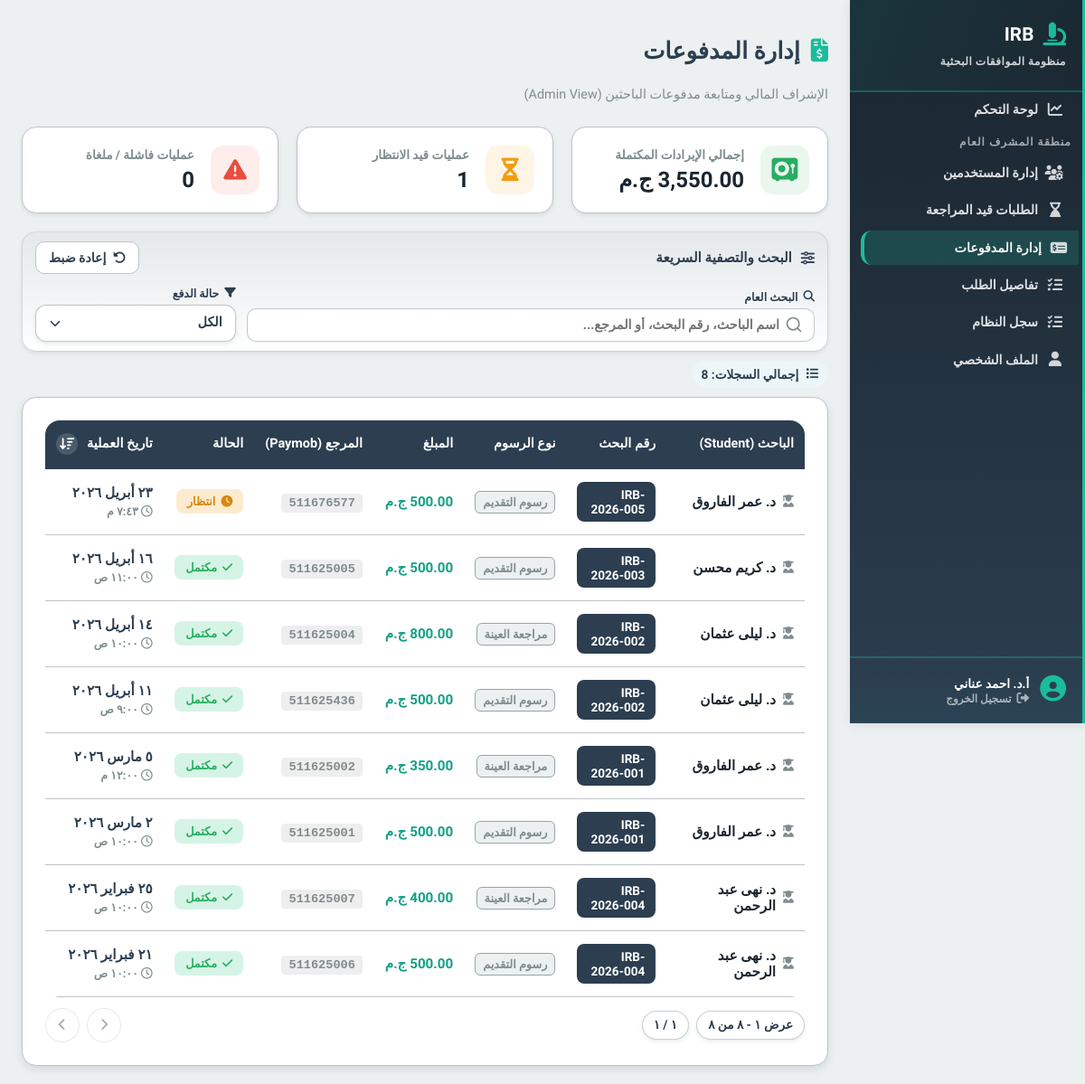
The page /features/admin/payments.php (signed in) on the database its author committed.
### tables this page shows
CREATE TABLE payments (
    id INT AUTO_INCREMENT PRIMARY KEY,
    application_id INT,
    phase ENUM('initial','sample'),
    amount DECIMAL(10,2) ,
    provider VARCHAR(50),
    transaction_reference VARCHAR(100),
    gateway_transaction_id VARCHAR(100) NULL,
    status ENUM('pending','completed','failed') DEFAULT 'pending',
    gateway_response JSON NULL,
    paid_at TIMESTAMP NULL,
    created_at TIMESTAMP DEFAULT CURRENT_TIMESTAMP,
    FOREIGN KEY (application_id) REFERENCES applications(id) ON DELETE CASCADE
);

CREATE TABLE users (
    id INT AUTO_INCREMENT PRIMARY KEY,
    role ENUM('student','admin','sample_officer','reviewer','manager','super_admin') NOT NULL,
    full_name VARCHAR(255),
    email VARCHAR(255) UNIQUE,
    password_hash VARCHAR(255),
    national_id VARCHAR(20),
    phone_number VARCHAR(20),
    faculty VARCHAR(150),
    department VARCHAR(150),
    id_front_url VARCHAR(255),
    id_back_url VARCHAR(255),
    is_active BOOLEAN DEFAULT FALSE,
    created_at TIMESTAMP DEFAULT CURRENT_TIMESTAMP
);

CREATE TABLE applications (
    id INT AUTO_INCREMENT PRIMARY KEY,
    student_id INT,
    serial_number VARCHAR(50) UNIQUE,
    title TEXT,
    principal_investigator VARCHAR(255),
    co_investigators JSON,
    current_stage ENUM(
        'pending_admin', 'awaiting_initial_payment', 'awaiting_sample_calc',
        'awaiting_sample_payment', 'under_review','approved_by_reviewer','approved', 'rejected'
    ) DEFAULT 'pending_admin',
    is_blinded BOOLEAN DEFAULT TRUE,
    created_at TIMESTAMP DEFAULT CURRENT_TIMESTAMP,
    updated_at TIMESTAMP DEFAULT CURRENT_TIMESTAMP ON UPDATE CURRENT_TIMESTAMP,
    FOREIGN KEY (student_id) REFERENCES users(id) ON DELETE CASCADE,
    INDEX(student_id),
    INDEX(current_stage)
);

### classes/Database.php (called while the page is built, shortened)
<?php
class Database
{
    public $conn;
    public function __construct()
    {
        $env = require __DIR__ . '/../includes/env.php';
        $this->host = $env['DB_HOST'];
        $this->user = $env['DB_USER'];
        $this->pass = $env['DB_PASS'];
        $this->db = $env['DB_NAME'];
        $this->port = $env['DB_PORT'];
        $this->conn = new mysqli($this->host, $this->user, $this->pass, $this->db, $this->port);
        $this->conn->set_charset("utf8mb4");
    }
    public function getconn() {
        return $this->conn;
    }
}
?>

### includes/irb_helpers.php (called while the page is built, shortened)
<?php
if (!function_exists('irb_convert_to_arabic_digits')) {
    function irb_convert_to_arabic_digits($value)
    {
        return strtr((string) $value, [
            '0' => '٠',
            '1' => '١',
            '2' => '٢',
            '3' => '٣',
            '4' => '٤',
            '5' => '٥',
            '6' => '٦',
            '7' => '٧',
            '8' => '٨',
            '9' => '٩',
        ]);
    }
}
if (!function_exists('irb_format_arabic_date')) {
    function irb_format_arabic_date($dateValue)
    {
        try {
            $date = new DateTime($dateValue);
            $arabicMonths = [
                1 => 'يناير',
                2 => 'فبراير',
                3 => 'مارس',
                4 => 'أبريل',
                5 => 'مايو',
                6 => 'يونيو',
                7 => 'يوليو',
                8 => 'أغسطس',
                9 => 'سبتمبر',
                10 => 'أكتوبر',
                11 => 'نوفمبر',
                12 => 'ديسمبر',
            ];
            $day = irb_convert_to_arabic_digits($date->format('j'));
            $month = $arabicMonths[(int) $date->format('n')];
            $year = irb_convert_to_arabic_digits($date->format('Y'));
            return $day . ' ' . $month . ' ' . $year;
        } catch (Exception $exception) {
            return (string) $dateValue;
        }
    }
}
if (!function_exists('irb_format_arabic_time')) {
    function irb_format_arabic_time($dateValue)
    {
        try {
            $date = new DateTime($dateValue);
            $time = irb_convert_to_arabic_digits($date->format('g:i'));
            $period = $date->format('A') === 'AM' ? 'ص' : 'م';
            return $time . ' ' . $period;
        } catch (Exception $exception) {
            return '';
        }
    }
}

### features/admin/payments.php (the view, shortened to what this page needs)
<?php
require_once __DIR__ . '/../../init.php';
require_once __DIR__ . '/../../includes/irb_helpers.php';
require_once __DIR__ . '/../../includes/pagination.php';
$db = new Database();
$sql = "
    SELECT
        p.*,
        a.serial_number,
        a.title,
        u.full_name AS student_name
    FROM payments p
    JOIN applications a ON p.application_id = a.id
    JOIN users u ON a.student_id = u.id
    ORDER BY p.created_at DESC
";
$allPayments = $db->getconn()->query($sql)->fetch_all(MYSQLI_ASSOC);
$totalRevenue = 0;
$pendingCount = 0;
$failedCount = 0;
foreach ($allPayments as $pay) {
    if ($pay['status'] === 'completed') {
        $totalRevenue += $pay['amount'];
    } elseif ($pay['status'] === 'pending') {
        $pendingCount++;
    } elseif ($pay['status'] === 'failed') {
        $failedCount++;
    }
}
?>
<!DOCTYPE html>
<html lang="ar" dir="rtl">
<head>
    <link rel="stylesheet" href="https://cdnjs.cloudflare.com/ajax/libs/font-awesome/6.4.0/css/all.min.css">
    <link rel="stylesheet" href="/irb-digital-system/includes/style.css">
    <link rel="stylesheet" href="/irb-digital-system/assets/css/global.css">
    <link rel="stylesheet" href="/irb-digital-system/assets/css/irb-select.css">
    <link rel="stylesheet" href="/irb-digital-system/assets/css/irb-pagination.css">
</head>
<body>
    <?php include __DIR__ . '/../../includes/sidebar.php'; ?>
    <div class="content">
        <h2 class="page-title"><i class="fa-solid fa-file-invoice-dollar"></i> إدارة المدفوعات</h2>
        <p class="page-subtitle">الإشراف المالي ومتابعة مدفوعات الباحثين (Admin View)</p>
        <div class="stats-grid">
            <div class="stat-card">
                <div class="stat-icon icon-revenue"><i class="fa-solid fa-vault"></i></div>
                <div class="stat-info">
                    <h4>إجمالي الإيرادات المكتملة</h4>
                    <div class="value"><?= number_format($totalRevenue, 2) ?> ج.م</div>
                </div>
            </div>
            <div class="stat-card">
                <div class="stat-icon icon-pending"><i class="fa-solid fa-hourglass-half"></i></div>
                <div class="stat-info">
                    <h4>عمليات قيد الانتظار</h4>
                    <div class="value"><?= $pendingCount ?></div>
                </div>
            </div>
            <div class="stat-card">
                <div class="stat-icon icon-failed"><i class="fa-solid fa-triangle-exclamation"></i></div>
                <div class="stat-info">
                    <h4>عمليات فاشلة / ملغاة</h4>
                    <div class="value"><?= $failedCount ?></div>
                </div>
            </div>
        </div>
        <div class="toolbar-card">
            <div class="toolbar-meta" style="grid-column:1/-1;">
                <h3 class="toolbar-title"><i class="fa-solid fa-sliders"></i> البحث والتصفية السريعة</h3>
                <button type="button" id="resetFilters" class="btn-reset"><i class="fa-solid fa-rotate-left"></i> إعادة ضبط</button>
            </div>
            <div class="filter-group">
                <label class="filter-label" for="searchPayments"><i class="fa-solid fa-magnifying-glass"></i> البحث العام</label>
                <input type="text" id="searchPayments" class="search-input" placeholder="اسم الباحث، رقم البحث، أو المرجع...">
            </div>
            <div class="filter-group">
                <label class="filter-label" for="statusFilter"><i class="fa-solid fa-filter"></i> حالة الدفع</label>
                <select id="statusFilter" class="filter-select irb-select irb-select--compact">
                    <option value="all">الكل</option>
                </select>
            </div>
        </div>
        <div class="results-bar">
            <div class="results-chip"><i class="fa-solid fa-list"></i> <span>إجمالي السجلات: <strong id="resultsCount"><?= count($allPayments) ?></strong></span></div>
        </div>
        <div class="data-card">
            <div class="table-wrap">
                <table class="data-table">
                    <thead>
                        <tr>
                            <th width="20%">الباحث (Student)</th>
                            <th width="15%">رقم البحث</th>
                            <th width="12%">نوع الرسوم</th>
                            <th width="12%">المبلغ</th>
                            <th width="15%">المرجع (Paymob)</th>
                            <th width="12%">الحالة</th>
                            <th width="14%" class="sortable-header">
                                <button type="button" id="dateSortHeader" class="sortable-button" aria-label="ترتيب حسب تاريخ العملية">
                                    <span>تاريخ العملية</span>
                                    <span class="sort-direction" id="dateSortIcon"><i class="fa-solid fa-arrow-down-wide-short"></i></span>
                                </button>
                            </th>
                        </tr>
                    </thead>
                    <tbody id="paymentsTableBody">
                        <?php if (empty($allPayments)): ?>
                            <tr><td colspan="7"><div class="no-results" style="display:block;"><i class="fa-solid fa-folder-open"></i><p style="font-weight:700;font-size:1.05rem;">لا توجد أي سجلات دفع</p></div></td></tr>
                        <?php else: ?>
                            <?php foreach ($allPayments as $row):
                                $phaseName = ($row['phase'] === 'initial') ? 'رسوم التقديم' : 'مراجعة العينة';
                                $dateVal = $row['paid_at'] ? $row['paid_at'] : $row['created_at'];
                                if ($row['status'] === 'completed') {
                                    $uiStatus = 'approved'; $icon = 'fa-check'; $label = 'مكتمل';
                                } elseif ($row['status'] === 'pending') {
                                    $uiStatus = 'pending'; $icon = 'fa-clock'; $label = 'انتظار';
                                } else {
                                    $uiStatus = 'rejected'; $icon = 'fa-xmark'; $label = 'فشل';
                                }
                                $searchBlob = strtolower($row['student_name'] . ' ' . $row['serial_number'] . ' ' . $row['gateway_transaction_id']);
                            ?>
                                <tr data-search="<?= htmlspecialchars($searchBlob) ?>" data-status="<?= $uiStatus ?>" data-date="<?= htmlspecialchars($dateVal) ?>">
                                    <td>
                                        <div class="student-name"><i class="fa-solid fa-user-graduate"></i> <?= htmlspecialchars($row['student_name']) ?></div>
                                    </td>
                                    <td><span class="badge-serial"><?= htmlspecialchars($row['serial_number']) ?></span></td>
                                    <td><span class="phase-badge"><?= $phaseName ?></span></td>
                                    <td class="amount-text"><?= number_format($row['amount'], 2) ?> ج.م</td>
                                    <td dir="ltr">
                                        <?php if($row['gateway_transaction_id']): ?>
                                            <span class="transaction-id"><?= htmlspecialchars($row['gateway_transaction_id']) ?></span>
                                        <?php else: ?>
                                            <span style="color: var(--border-dark);">—</span>
                                        <?php endif; ?>
                                    </td>
                                    <td><span class="status-badge <?= $uiStatus ?>"><i class="fa-solid <?= $icon ?>"></i> <?= $label ?></span></td>
                                    <td>
                                        <div class="date-cell">
                                            <span><?= htmlspecialchars(irb_format_arabic_date($dateVal)) ?></span>
                                            <small><i class="fa-regular fa-clock"></i> <?= htmlspecialchars(irb_format_arabic_time($dateVal)) ?></small>
                                        </div>
                                    </td>
                                </tr>
                            <?php endforeach; ?>
                        <?php endif; ?>
                    </tbody>
                </table>
            </div>
        </div>
    </div>
</body>
</html>

### includes/style.css (style rules this page uses)
:root { --primary: var(--primary-base); --surface: var(--bg-surface); --background: var(--bg-page); --text-dark: var(--text-main); --text-light: var(--text-muted); --border: var(--border-light); }
* { box-sizing: border-box; }
body { margin: 0; font-family: 'Cairo', sans-serif; background-color: var(--background); color: var(--text-dark); }

### assets/css/global.css (style rules this page uses)
:root { --primary-light: #ecf5f7; --primary-base: #2c3e50; --primary-dark: #1a252f; --accent-light: #d5f4f1; --accent-base: #1abc9c; --accent-dark: #16a085; --success-light: #d5f4e6; --success-base: #27ae60; --warning-light: #fdebd0; --warning-base: #f39c12; --alert-light: #fadbd8; --alert-base: #e74c3c; --bg-page: #ecf0f1; --bg-surface: #ffffff; --text-main: #2c3e50; --text-muted: #7f8c8d; --border-light: #bdc3c7; --border-dark: #95a5a6; --status-approved-bg: #d5f4e6; --status-approved-text: #27ae60; --status-pending-bg: #fdebd0; --status-pending-text: #d68910; --status-rejected-bg: #fadbd8; --status-rejected-text: #c0392b; --radius-sm: 8px; --radius-md: 12px; --radius-lg: 16px; --shadow-sm: 0 2px 4px rgba(44, 62, 80, 0.1); --shadow-md: 0 4px 8px rgba(44, 62, 80, 0.12); --shadow-lg: 0 8px 16px rgba(44, 62, 80, 0.15); --transition-smooth: 0.3s ease; --shadow-lg: 0 10px 15px -3px rgba(15, 23, 42, 0.08), 0 4px 6px -4px rgba(15, 23, 42, 0.04); --shadow-glow: 0 0 15px rgba(6, 182, 212, 0.3); }

### assets/css/irb-select.css (style rules this page uses)
.irb-select { width: 100%; appearance: none; -webkit-appearance: none; -moz-appearance: none; border: 1.5px solid rgba(189, 195, 199, 0.95); border-radius: 14px; background-color: #ffffff; background-repeat: no-repeat; background-position: left 12px center; color: var(--text-main); font-family: inherit; font-size: 0.95rem; font-weight: 700; line-height: 1.3; padding: 12px 16px 12px 42px; box-shadow: var(--shadow-sm); transition: all var(--transition-smooth); cursor: pointer; }
.irb-select option { color: var(--text-main); background: #ffffff; font-weight: 600; }
.irb-select option:checked, .irb-select option[selected] { background: var(--accent-light); color: var(--primary-base); }
.irb-select--compact { font-size: 0.9rem; padding: 10px 14px 10px 38px; border-radius: 12px; }

### rows shown on the page
payments: users.full_name "د. عمر الفاروق", application.serial_number "IRB-2026-005", phase "رسوم التقديم", amount "500.00", gateway_transaction "511676577", status "انتظار", irb_format_arabic_date($dateVal) "٢٣ أبريل ٢٠٢٦", irb_format_arabic_time($dateVal) "٧:٤٣ م"
payments: users.full_name "د. كريم محسن", application.serial_number "IRB-2026-003", phase "رسوم التقديم", amount "500.00", gateway_transaction "511625005", status "مكتمل", paid_at "١٦ أبريل ٢٠٢٦", paid_at "١١:٠٠ ص"
payments: users.full_name "د. ليلى عثمان", application.serial_number "IRB-2026-002", phase "مراجعة العينة", amount "800.00", gateway_transaction "511625004", status "مكتمل", paid_at "١٤ أبريل ٢٠٢٦", paid_at "١٠:٠٠ ص"
payments: users.full_name "د. ليلى عثمان", application.serial_number "IRB-2026-002", phase "رسوم التقديم", amount "500.00", gateway_transaction "511625436", status "مكتمل", paid_at "١١ أبريل ٢٠٢٦", paid_at "٩:٠٠ ص"
payments: users.full_name "د. عمر الفاروق", application.serial_number "IRB-2026-001", phase "مراجعة العينة", amount "350.00", gateway_transaction "511625002", status "مكتمل", paid_at "٥ مارس ٢٠٢٦", paid_at "١٢:٠٠ م"
payments: users.full_name "د. عمر الفاروق", application.serial_number "IRB-2026-001", phase "رسوم التقديم", amount "500.00", gateway_transaction "511625001", status "مكتمل", paid_at "٢ مارس ٢٠٢٦", paid_at "١٠:٠٠ ص"
payments: users.full_name "د. نهى عبد الرحمن", application.serial_number "IRB-2026-004", phase "مراجعة العينة", amount "400.00", gateway_transaction "511625007", status "مكتمل", paid_at "٢٥ فبراير ٢٠٢٦", paid_at "١٠:٠٠ ص"
payments: users.full_name "د. نهى عبد الرحمن", application.serial_number "IRB-2026-004", phase "رسوم التقديم", amount "500.00", gateway_transaction "511625006", status "مكتمل", paid_at "٢١ فبراير ٢٠٢٦", paid_at "١٠:٠٠ ص"

### other values the page prints
mb_substr($_SESSION['full_name'], 0, 20, 'UTF-8') "أ.د. احمد عناني"
$totalRevenue "3,550.00"
$pendingCount "1"
$failedCount "0"
count($allPayments) "8"
